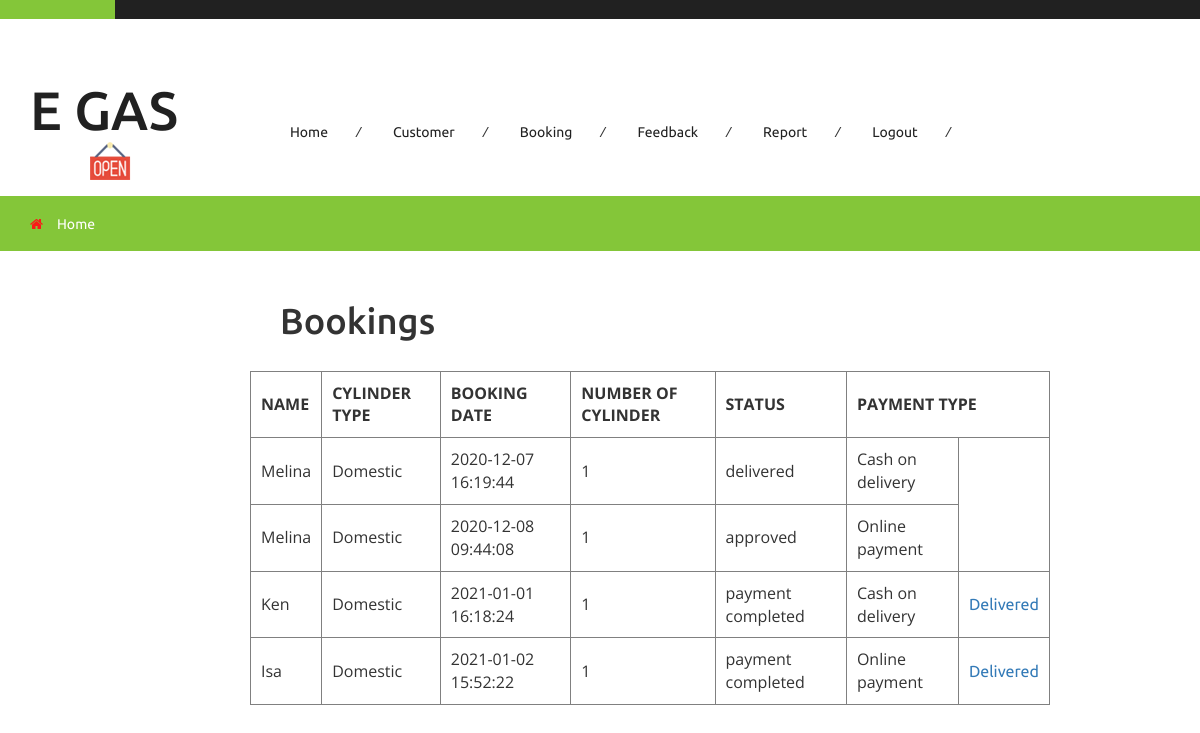
Page /admin/bookings.php on the committed database.
### tables this page shows
CREATE TABLE IF NOT EXISTS `tblcustomer` (
  `cName` varchar(50) NOT NULL,
  `cAddress` varchar(100) NOT NULL,
  `cContact` varchar(50) NOT NULL,
  `cEmail` varchar(50) NOT NULL,
  `cAadhar` varchar(50) NOT NULL,
  `cRation` varchar(50) NOT NULL,
  `cType` varchar(50) NOT NULL,
  `consumerno` varchar(50) DEFAULT NULL,
  PRIMARY KEY (`cContact`)
);

CREATE TABLE IF NOT EXISTS `tblbooking` (
  `bookingid` int(11) NOT NULL AUTO_INCREMENT,
  `cContact` varchar(50) NOT NULL,
  `bdate` datetime NOT NULL,
  `nocyl` int(11) NOT NULL,
  `ptype` varchar(50) NOT NULL,
  `otp` int(11) DEFAULT NULL,
  `status` varchar(50) NOT NULL,
  PRIMARY KEY (`bookingid`)
);

### admin/bookings.php (the view, shortened to what this page needs)
<?php
include '../connection.php';
include 'header.php';
?>
<div style="margin: 50px 150px 50px 250px;">
    <h1 style="margin: 30px;">Bookings</h1>
    <table border="1">
         <tr>
                <th>NAME</th>
                <th>CYLINDER TYPE</th>
                <th>BOOKING DATE</th>
                <th>NUMBER OF CYLINDER</th>
                <th>STATUS</th>
                <th colspan="2">PAYMENT TYPE</th>
            </tr>
            <?php
            $q="select tblcustomer.*,tblbooking.* from tblcustomer,tblbooking where tblcustomer.cContact=tblbooking.cContact";
            $s= mysqli_query($conn, $q);
            while($r= mysqli_fetch_array($s))
            {
                echo '<tr>';
                echo '<td>'.$r['cName'].'</td>';
                echo '<td>'.$r['cType'].'</td>';
                echo '<td>'.$r['bdate'].'</td>';
                echo '<td>'.$r['nocyl'].'</td>';
                echo '<td>'.$r['status'].'</td>';
                echo '<td>'.$r['ptype'].'</td>';
                if(($r['status']=="approved" && $r['ptype']=="Cash on delivery" )||$r['status']=='payment completed')
                {
                    echo '<td><a href="approvebooking.php?id='.$r['bookingid'].'&status=delivered">Delivered</a></td>';
                }
                echo '</tr>';
            }
            ?>
    </table>
</div>

### admin/header.php (shortened to what this page needs)
<!DOCTYPE html>
<html>
<head>
<link href="../css/bootstrap.css" rel="stylesheet" type="text/css" media="all" />
<link href="../css/style.css" rel="stylesheet" type="text/css" media="all" />
<link href="../css/font-awesome.css" rel="stylesheet" type="text/css" media="all" />
</head>
<body>
	<div class="agileits_header">
		<div class="w3l_offers">
			<a href="products.html"></a>
		</div>
		<div class="clearfix"> </div>
	</div>
	<div class="logo_products">
		<div class="container">
			<div class="w3ls_logo_products_left">
				<h1><a href="index.html"><span></span>E Gas</a></h1>
			</div>
			<div class="w3ls_logo_products_left1">
				<ul class="special_items">
                                    <li><a href="adminhome.php">Home</a><i>/</i></li>
                                    <li><a href="customer.php">Customer</a><i>/</i></li>
                                    <li><a href="bookings.php">Booking</a><i>/</i></li>
                                    <li><a href="feedback.php">Feedback</a><i>/</i></li>
                                    <li><a href="report.php">Report</a><i>/</i></li>
                                    <li><a href="../login.php">Logout</a><i>/</i></li>
				</ul>
			</div>
			<div class="clearfix"> </div>
		</div>
	</div>
	<div class="products-breadcrumb">
		<div class="container">
			<ul>
				<li><i class="fa fa-home" aria-hidden="true"></i><a href="index.html">Home</a></li>
			</ul>
		</div>
	</div>
</body>
</html>

### admin/bookings.php (style rules this page uses)
td,th { padding: 10px; }

### rows in the picture
tblcustomer: cName "Melina", cType "Domestic", tblbooking.bdate "2020-12-07 16:19:44", tblbooking.nocyl "1", tblbooking.status "delivered", tblbooking.ptype "Cash on delivery", tblbooking.bdate "2020-12-08 09:44:08", tblbooking.status "approved", tblbooking.ptype "Online payment"
tblcustomer: cName "Ken", cType "Domestic", tblbooking.bdate "2021-01-01 16:18:24", tblbooking.nocyl "1", tblbooking.status "payment completed", tblbooking.ptype "Cash on delivery"
tblcustomer: cName "Isa", cType "Domestic", tblbooking.bdate "2021-01-02 15:52:22", tblbooking.nocyl "1", tblbooking.status "payment completed", tblbooking.ptype "Online payment"
